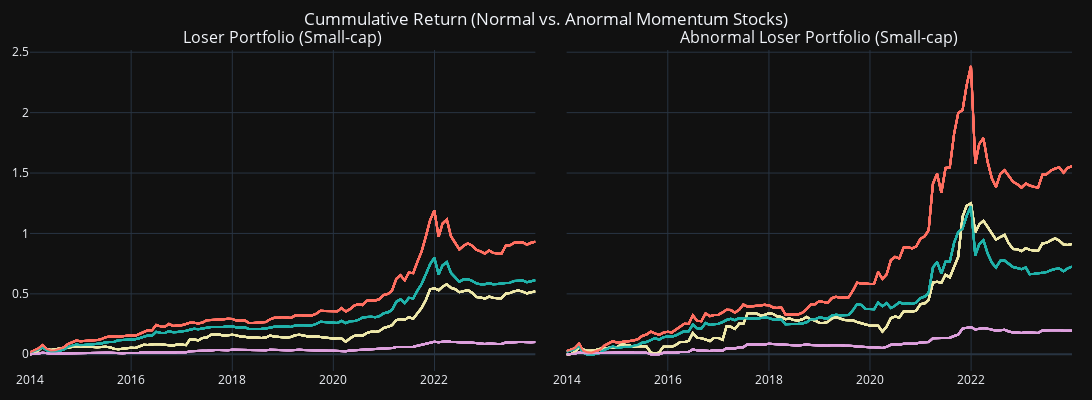

The notebook cell saved with this chart:
### Code cell
for col in loser_performance.xs('bottom', level=0).columns:  
    fig.add_trace(
        go.Scatter(
            x=loser_performance.xs('bottom', level=0).index,
            y=loser_performance.xs('bottom', level=0)[col],
            name=f'normal {col}',
            line=dict(color=color_map[col]),
            showlegend=False
        ),
        row=1,
        col=1
    )
    
for col in abnormal_loser_performance.xs('bottom', level=0).columns:  
    fig.add_trace(
        go.Scatter(
            x=abnormal_loser_performance.xs('bottom', level=0).index,
            y=abnormal_loser_performance.xs('bottom', level=0)[col],
            name=f'abnormal {col}',
            line=dict(color=color_map[col]),
            showlegend=False
        ),
        row=1,
        col=2
    )

fig.update_layout(
    title='Cummulative Return (Normal vs. Anormal Momentum Stocks)',
    title_x=.5,
    width=1400, 
    height=400,
    margin=dict(l=20, r=20, t=50, b=20),
    template='plotly_dark'
)
    
fig.show()
